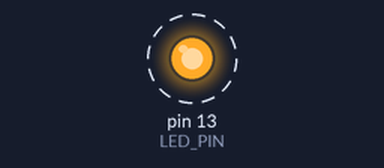
The sketch below on a simulated Arduino Uno, built with avr-gcc and run on an emulated ATmega328P. Shown: output pins drawn as LEDs (lit = HIGH). Dashed ring = blinking. What the sketch prints to the serial monitor is not drawn.

Above: at 0.5 s.
Timing chart, 0 to 4.6 s (numbered marks = the images above):
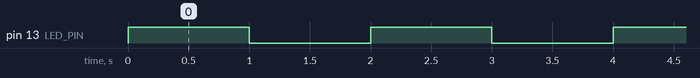

Measured:
- by itself, pin 13 (LED_PIN): alternates HIGH for 1.0 s and LOW for 1.0 s

The sketch:

blink_test.ino
```cpp
/*
 * Blink Test for Arduino Uno
 * Turns an LED on and off for one second intervals.
 * Uses the built-in LED on pin 13.
 */

#define LED_PIN 13

void setup() {
  // Initialize the digital pin as an output
  pinMode(LED_PIN, OUTPUT);

  // Start serial communication for debugging
  Serial.begin(9600);
  Serial.println("Blink test started");
}

void loop() {
  // Turn LED on
  digitalWrite(LED_PIN, HIGH);
  Serial.println("LED ON");
  delay(1000);

  // Turn LED off
  digitalWrite(LED_PIN, LOW);
  Serial.println("LED OFF");
  delay(1000);
}
```
